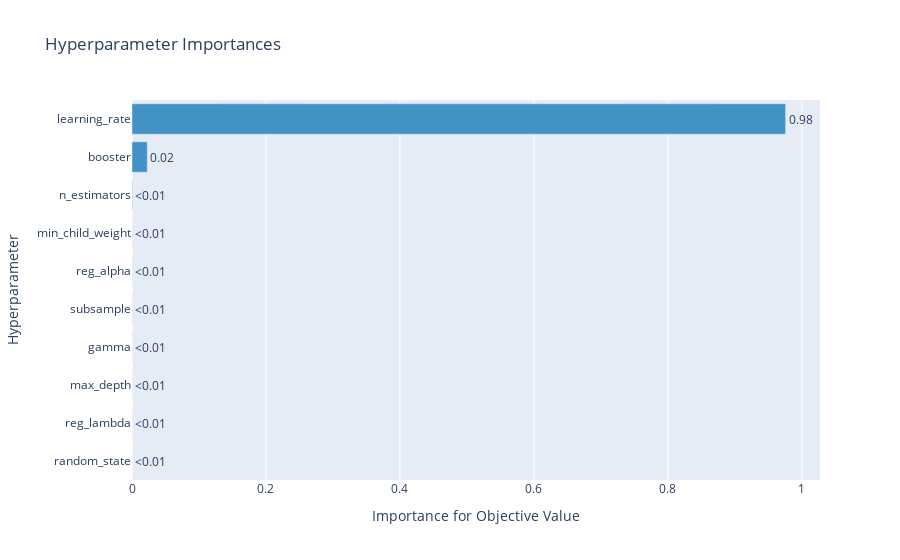

The cell this chart's notebook holds for it:
### Code cell
plot_param_importances(study)

### Figure 1 — Plotly figure (JSON) as saved in the notebook; plotly's stock layout.template omitted (floating-point values rounded to 4 significant figures)
{"data": [{"cliponaxis": false, "hovertemplate": ["random_state (CategoricalDistribution): 0.0<extra></extra>", "reg_lambda (IntDistribution): 8.165234242362931e-05<extra></extra>", "max_depth (IntDistribution): 0.00011641715956735021<extra></extra>", "gamma (FloatDistribution): 0.00015699742345052917<extra></extra>", "subsample (FloatDistribution): 0.00017505042672644652<extra></extra>", "reg_alpha (IntDistribution): 0.00018784178421017253<extra></extra>", "min_child_weight (IntDistribution): 0.00019691448648499903<extra></extra>", "n_estimators (IntDistribution): 0.0006058193940717645<extra></extra>", "booster (CategoricalDistribution): 0.022786211594373846<extra></extra>", "learning_rate (FloatDistribution): 0.9756930953886912<extra></extra>"], "marker": {"color": "rgb(66,146,198)"}, "orientation": "h", "text": ["<0.01", "<0.01", "<0.01", "<0.01", "<0.01", "<0.01", "<0.01", "<0.01", "0.02", "0.98"], "textposition": "outside", "type": "bar", "x": [0, 8.165e-05, 0.0001164, 0.000157, 0.0001751, 0.0001878, 0.0001969, 0.0006058, 0.02279, 0.9757], "y": ["random_state", "reg_lambda", "max_depth", "gamma", "subsample", "reg_alpha", "min_child_weight", "n_estimators", "booster", "learning_rate"]}], "layout": {"showlegend": false, "title": {"text": "Hyperparameter Importances"}, "xaxis": {"title": {"text": "Importance for Objective Value"}}, "yaxis": {"title": {"text": "Hyperparameter"}}}}
